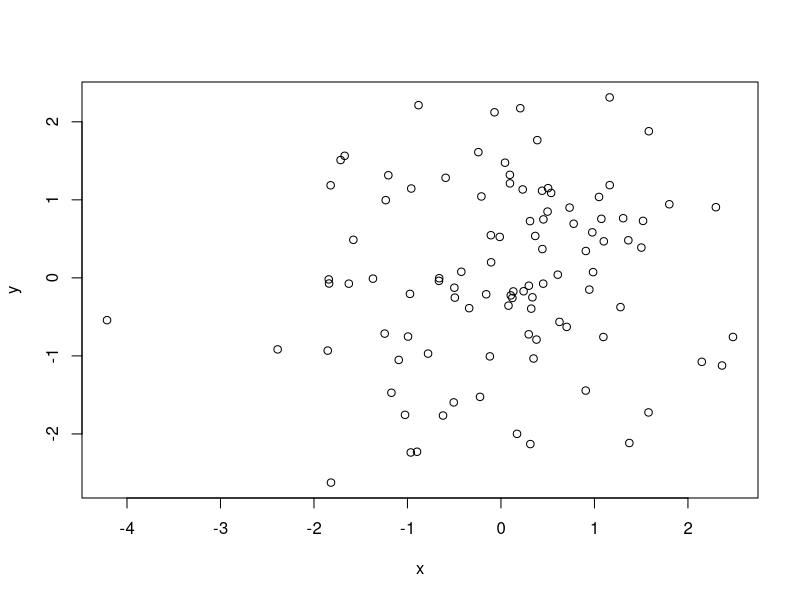
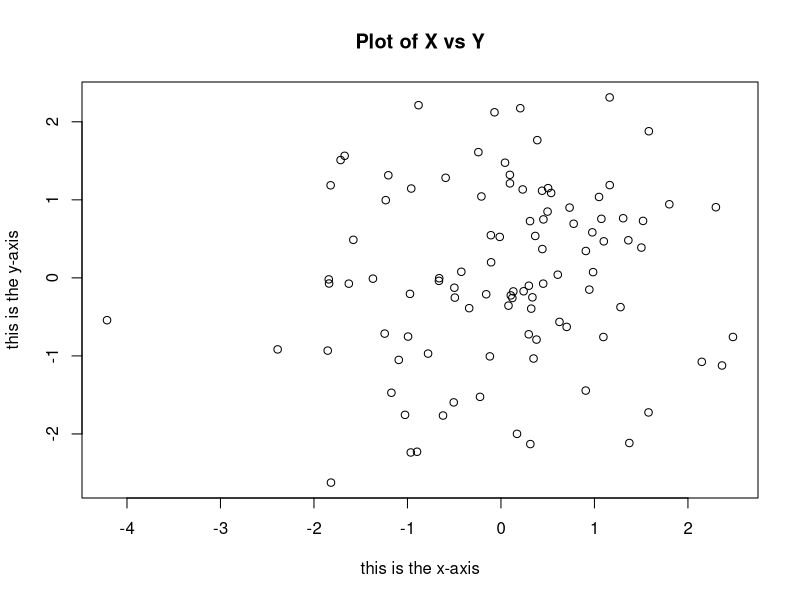
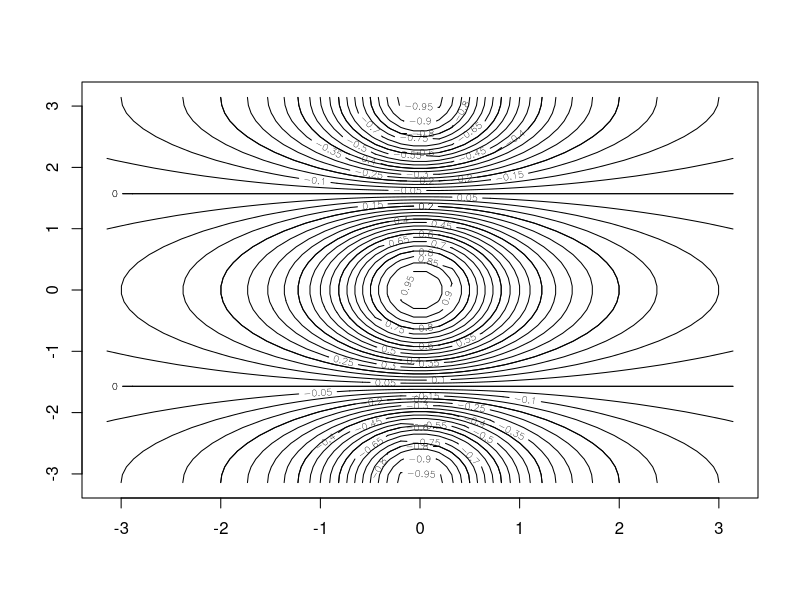
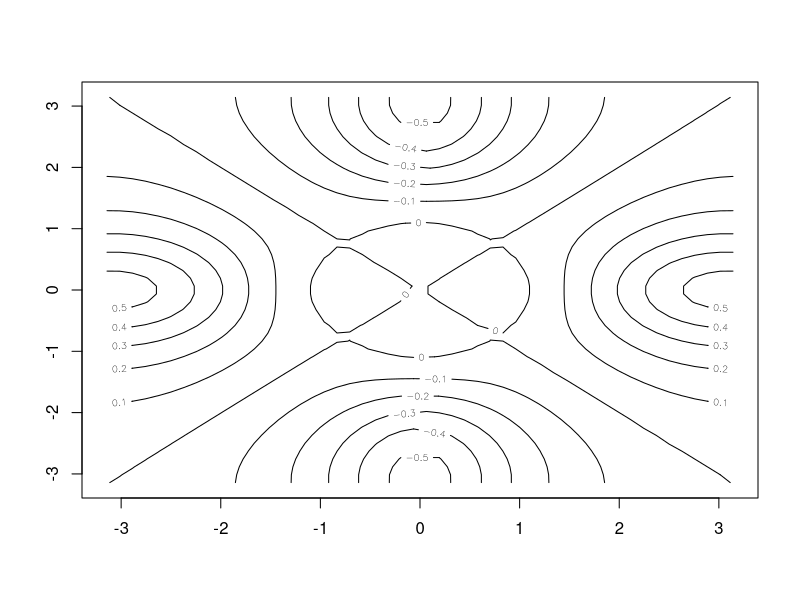
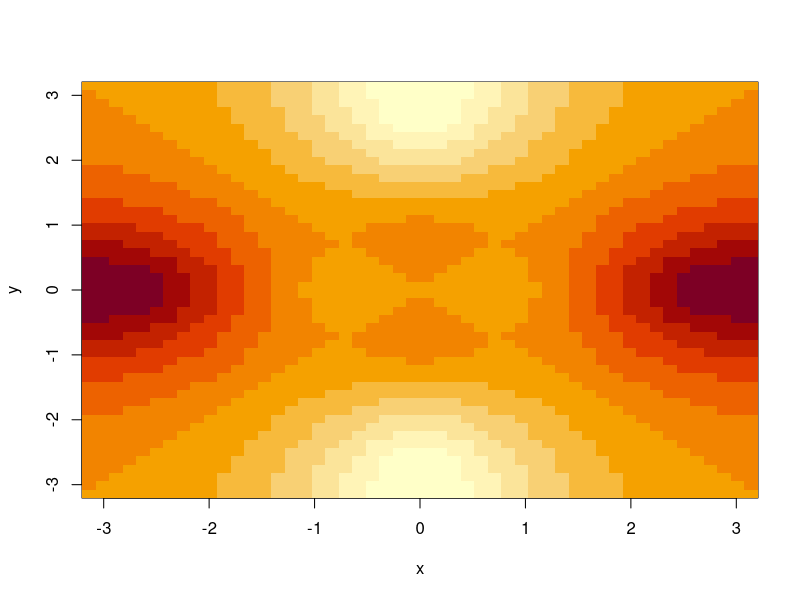
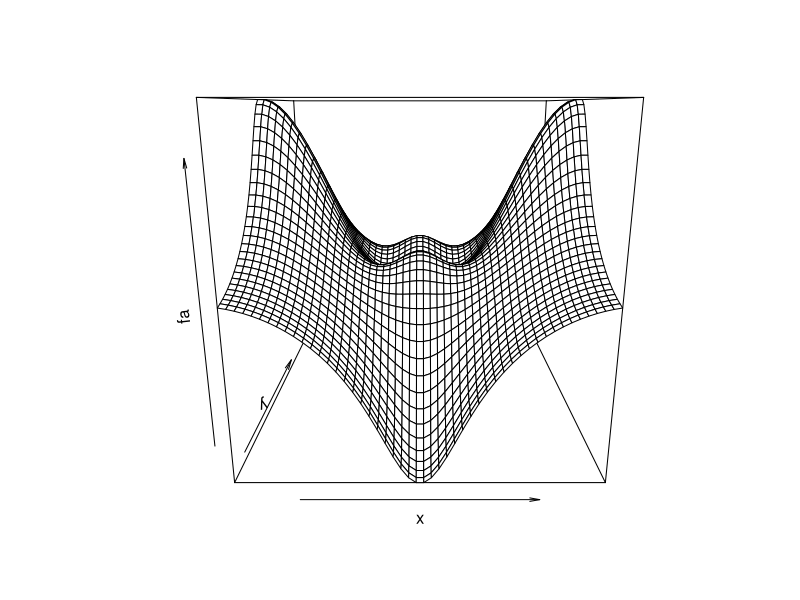
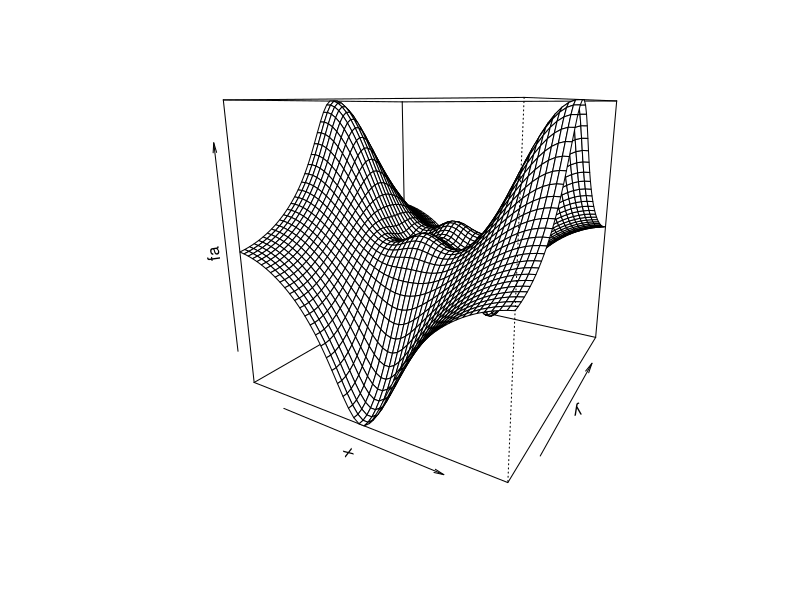
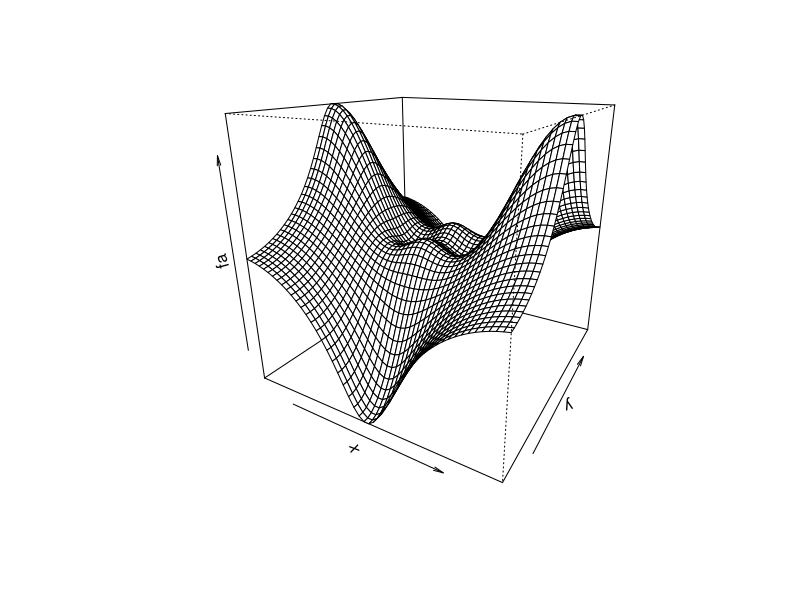

These figures' R source, in order:
setwd("C:/Projects/R/Lesson/ISL_R/lab1")

x <- rnorm(100)
y <- rnorm(100)
plot(x, y)
plot(x, y,
     xlab = "this is the x-axis",
     ylab = "this is the y-axis",
     main = "Plot of X vs Y")

pdf("Figure.pdf")
plot(x, y, col = "green")
dev.off()

x <- seq(1, 10)
x
x <- 1:10
x

x <- seq(-pi, pi, length = 50)
y <- x
f <- outer(x, y, function(x, y) cos(y)/(1 + x^2))
contour(x, y, f)
contour(x, y, f, nlevels = 45, add = T)
fa <- (f - t(f)) / 2
contour(x, y, fa, nlevels = 15)

image(x, y, fa)
persp(x, y, fa)
persp(x, y, fa, theta = 30)
persp(x, y, fa, theta = 30, phi = 20)
persp(x, y, fa, theta = 30, phi = 70)
persp(x, y, fa, theta = 30, phi = 40)
